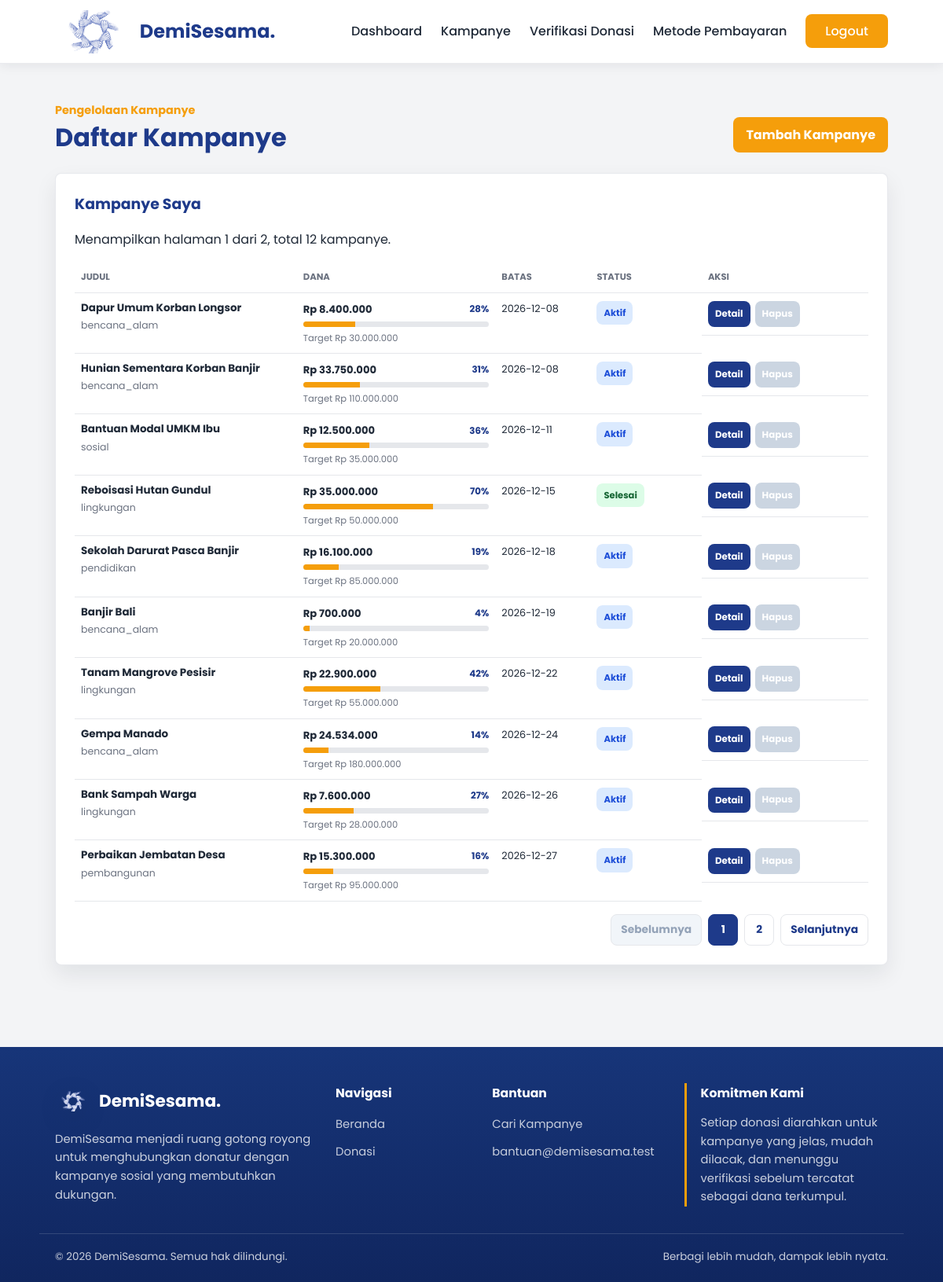
The page /admin/kampanye.php (signed in) on the database its author committed.
### tables this page shows
CREATE TABLE `kampanye` (
  `id_kampanye` int(11) NOT NULL AUTO_INCREMENT,
  `id_penyelenggara` int(11) NOT NULL,
  `judul_kampanye` varchar(100) NOT NULL,
  `kategori` varchar(50) NOT NULL,
  `lokasi` varchar(100) NOT NULL,
  `deskripsi` varchar(1000) NOT NULL,
  `target_dana` int(15) NOT NULL,
  `dana_terkumpul` int(15) NOT NULL DEFAULT 0,
  `batas_waktu` date NOT NULL,
  `gambar_poster` varchar(255) NOT NULL,
  `status` ENUM('active', 'completed') NOT NULL DEFAULT 'active',
  PRIMARY KEY (`id_kampanye`),
  KEY `id_penyelenggara` (`id_penyelenggara`),
  CONSTRAINT `kampanye_ibfk_1`
    FOREIGN KEY (`id_penyelenggara`)
    REFERENCES `penyelenggara` (`id_penyelenggara`)
    ON DELETE CASCADE
    ON UPDATE CASCADE
);

### components/path_helper.php (called while the page is built, shortened)
<?php
if (!function_exists('appBaseUrl')) {
    function appBaseUrl() {
        static $base_url = null;
        if ($base_url !== null) {
            return $base_url;
        }
        $document_root = realpath($_SERVER['DOCUMENT_ROOT'] ?? '');
        $project_root = realpath(dirname(__DIR__));
        if ($document_root && $project_root && strpos($project_root, $document_root) === 0) {
            $relative = trim(str_replace('\\', '/', substr($project_root, strlen($document_root))), '/');
            $base_url = '/' . ($relative !== '' ? $relative . '/' : '');
            return $base_url;
        }
        $script_name = str_replace('\\', '/', $_SERVER['SCRIPT_NAME'] ?? '/');
        $base_url = preg_replace('#/(admin|auth|pages)/[^/]*$#', '/', $script_name);
        $base_url = preg_replace('#/[^/]*$#', '/', $base_url);
        return $base_url ?: '/';
    }
}
if (!function_exists('url_for')) {
    function url_for($path = '') {
        $path = (string) $path;
        return appBaseUrl() . ltrim($path, '/');
    }
}
if (!function_exists('asset_url')) {
    function asset_url($path) {
        return url_for($path);
    }
}
if (!function_exists('current_page_path')) {
    function current_page_path() {
        $script_name = str_replace('\\', '/', $_SERVER['SCRIPT_NAME'] ?? '');
        $base_url = appBaseUrl();
        return ltrim(basename($script_name), '/');
    }
}
?>

### components/auth.php (called while the page is built, shortened)
<?php
require_once __DIR__ . "/donation_helper.php";
if (!function_exists('currentAdminId')) {
    function currentAdminId() {
        return (int) ($_SESSION['id_penyelenggara'] ?? 0);
    }
}
?>

### components/admin_service.php (called while the page is built, shortened)
<?php
require_once __DIR__ . "/donation_helper.php";
if (!function_exists('fetchAllAssoc')) {
    function fetchAllAssoc($result) {
        $rows = [];
        if ($result) {
            while ($row = mysqli_fetch_assoc($result)) {
                $rows[] = $row;
            }
        }
        return $rows;
    }
}
if (!function_exists('getManagedCampaigns')) {
    function getManagedCampaigns($conn, $id_penyelenggara, $limit = 0, $offset = 0) {
        $id_penyelenggara = (int) $id_penyelenggara;
        $sql = "SELECT
                k.*,
                COALESCE(COUNT(d.id_donasi), 0) AS total_donasi
             FROM kampanye k
             LEFT JOIN donasi d ON d.id_kampanye = k.id_kampanye
             WHERE k.id_penyelenggara = ?
             GROUP BY k.id_kampanye
             ORDER BY k.batas_waktu ASC, k.dana_terkumpul ASC";
        $limit = (int) $limit;
        $offset = max(0, (int) $offset);
        if ($limit > 0) {
            $sql .= " LIMIT ? OFFSET ?";
        }
        $stmt = mysqli_prepare($conn, $sql);
        if ($limit > 0) {
            mysqli_stmt_bind_param($stmt, "iii", $id_penyelenggara, $limit, $offset);
        } else {
            mysqli_stmt_bind_param($stmt, "i", $id_penyelenggara);
        }
        mysqli_stmt_execute($stmt);
        $rows = fetchAllAssoc(mysqli_stmt_get_result($stmt));
        return $rows;
    }
}
if (!function_exists('countManagedCampaigns')) {
    function countManagedCampaigns($conn, $id_penyelenggara) {
        $id_penyelenggara = (int) $id_penyelenggara;
        $stmt = mysqli_prepare($conn, "SELECT COUNT(*) AS total FROM kampanye WHERE id_penyelenggara = ?");
        mysqli_stmt_bind_param($stmt, "i", $id_penyelenggara);
        mysqli_stmt_execute($stmt);
        $result = mysqli_stmt_get_result($stmt);
        $row = $result ? mysqli_fetch_assoc($result) : null;
        return $row ? (int) $row['total'] : 0;
    }
}
?>

### components/donation_helper.php (called while the page is built, shortened)
<?php
require_once __DIR__ . "/path_helper.php";
if (!function_exists('e')) {
    function e($value) {
        return htmlspecialchars((string) $value, ENT_QUOTES, 'UTF-8');
    }
}
if (!function_exists('formatRupiah')) {
    function formatRupiah($value) {
        return "Rp " . number_format((float) $value, 0, ',', '.');
    }
}
if (!function_exists('isCampaignClosed')) {
    function isCampaignClosed($campaign) {
        $status = strtolower((string) ($campaign['status'] ?? ''));
        if (in_array($status, ['completed', 'rejected'], true)) {
            return true;
        }
        $target = (float) ($campaign['target_dana'] ?? 0);
        $collected = (float) ($campaign['dana_terkumpul'] ?? 0);
        if (!empty($campaign['batas_waktu'])) {
            $today = new DateTime('today');
            $deadline = new DateTime($campaign['batas_waktu']);
        }
        return false;
    }
}
?>

### admin/kampanye.php (the view, shortened to what this page needs)
<?php
require_once __DIR__ . "/../components/auth.php";
require_once __DIR__ . "/../components/admin_service.php";
$conn = $GLOBALS['conn'] ?? null;
$admin_id = currentAdminId();
$items_per_page = 10;
$current_page = filter_input(INPUT_GET, 'page', FILTER_VALIDATE_INT) ?: 1;
$current_page = max(1, $current_page);
$total_campaigns = countManagedCampaigns($conn, $admin_id);
$total_pages = max(1, (int) ceil($total_campaigns / $items_per_page));
$offset = ($current_page - 1) * $items_per_page;
$campaigns = getManagedCampaigns($conn, $admin_id, $items_per_page, $offset);
$current_page_query = $current_page > 1 ? '?page=' . $current_page : '';
?>
<!DOCTYPE html>
<html lang="id">
<head>
    <link rel="stylesheet" href="<?php echo asset_url('css/global.css?v=3'); ?>">
    <link rel="stylesheet" href="<?php echo asset_url('css/form.css?v=3'); ?>">
    <link rel="stylesheet" href="<?php echo asset_url('css/admin.css?v=3'); ?>">
</head>
<body>
    <?php include_once __DIR__ . "/../components/nav.php" ?>
    <main class="admin-page">
        <div class="container">
            <div class="admin-heading">
                <div>
                    <span>Pengelolaan Kampanye</span>
                    <h1>Daftar Kampanye</h1>
                </div>
                <a href="<?php echo url_for('admin/form-kampanye.php'); ?>" class="admin-primary-link">Tambah Kampanye</a>
            </div>
            <section class="admin-panel">
                <div class="admin-panel-head">
                    <div>
                        <h2>Kampanye Saya</h2>
                        <span>Menampilkan halaman <?php echo (int) $current_page; ?> dari <?php echo (int) $total_pages; ?>, total <?php echo (int) $total_campaigns; ?> kampanye.</span>
                    </div>
                </div>
                <div class="admin-table-wrap">
                    <table class="admin-table campaign-admin-table">
                        <colgroup>
                            <col class="campaign-title-col">
                            <col class="campaign-fund-col">
                            <col class="campaign-date-col">
                            <col class="campaign-status-col">
                            <col class="campaign-action-col">
                        </colgroup>
                        <thead>
                            <tr>
                                <th class="campaign-title-column">Judul</th>
                                <th class="campaign-fund-column">Dana</th>
                                <th class="campaign-date-column">Batas</th>
                                <th class="campaign-status-column">Status</th>
                                <th class="campaign-action-column">Aksi</th>
                            </tr>
                        </thead>
                        <tbody>
                            <?php foreach ($campaigns as $campaign): ?>
                                <?php
                                    $target = (float) $campaign['target_dana'];
                                    $collected = (float) $campaign['dana_terkumpul'];
                                    $progress = $target > 0 ? min(100, ($collected / $target) * 100) : 0;
                                    $raw_status = strtolower($campaign['status'] ?? 'active');
                                    $campaign_closed = isCampaignClosed($campaign);
                                    if ($campaign_closed || $raw_status === 'completed') {
                                        $display_status = 'Selesai';
                                        $display_status_class = 'completed';
                                    } else {
                                        $display_status = 'Aktif';
                                        $display_status_class = 'open';
                                    }
                                ?>
                                <tr>
                                    <td class="campaign-title-cell">
                                        <strong><?php echo e($campaign['judul_kampanye']); ?></strong>
                                        <span><?php echo e($campaign['kategori']); ?></span>
                                    </td>
                                    <td>
                                        <div class="campaign-fund-cell">
                                            <div class="campaign-fund-row">
                                                <strong><?php echo formatRupiah($collected); ?></strong>
                                                <span><?php echo (int) round($progress); ?>%</span>
                                            </div>
                                            <div class="campaign-fund-progress" aria-label="Progress <?php echo (int) round($progress); ?> persen">
                                                <span style="width: <?php echo e((string) $progress); ?>%;"></span>
                                            </div>
                                            <small>Target <?php echo formatRupiah($target); ?></small>
                                        </div>
                                    </td>
                                    <td><?php echo e($campaign['batas_waktu']); ?></td>
                                    <td>
                                        <span class="status-badge status-<?php echo e($display_status_class); ?>">
                                            <?php echo e($display_status); ?>
                                        </span>
                                    </td>
                                    <td class="admin-actions">
                                        <a href="<?php echo url_for('admin/detail-kampanye.php?id=' . (int) $campaign['id_kampanye'] . ($current_page > 1 ? '&page=' . $current_page : '')); ?>">Detail</a>
                                        <form method="POST" action="<?php echo url_for('admin/kampanye.php' . $current_page_query); ?>" onsubmit="return confirm('Hapus kampanye ini?');">
                                            <button type="submit" <?php echo (float) $campaign['dana_terkumpul'] >= 10000 ? 'disabled' : ''; ?>>Hapus</button>
                                        </form>
                                    </td>
                                </tr>
                            <?php endforeach; ?>
                        </tbody>
                    </table>
                </div>
                <?php if ($total_pages > 1): ?>
                    <nav class="admin-pagination" aria-label="Pagination kampanye">
                        <a class="<?php echo $current_page <= 1 ? 'is-disabled' : ''; ?>" href="<?php echo url_for('admin/kampanye.php' . ($current_page > 2 ? '?page=' . ($current_page - 1) : '')); ?>">Sebelumnya</a>
                        <?php for ($page_number = 1; $page_number <= $total_pages; $page_number++): ?>
                            <a class="<?php echo $page_number === $current_page ? 'is-active' : ''; ?>" href="<?php echo url_for('admin/kampanye.php' . ($page_number > 1 ? '?page=' . $page_number : '')); ?>">
                                <?php echo (int) $page_number; ?>
                            </a>
                        <?php endfor; ?>
                        <a class="<?php echo $current_page >= $total_pages ? 'is-disabled' : ''; ?>" href="<?php echo url_for('admin/kampanye.php?page=' . min($total_pages, $current_page + 1)); ?>">Selanjutnya</a>
                    </nav>
                <?php endif; ?>
            </section>
        </div>
    </main>
    <?php include_once __DIR__ . "/../components/footer.php" ?>
</body>
</html>

### CSS/global.css (style rules this page uses)
:root { --primary: #1E3A8A; --primary-hover: #3B82F6; --button: #F59E0B; --button-hover: #D97706; --bg-body: #F3F4F6; --white: #FFFFFF; --main-text: #1F2937; --text-desc: #6B7280; --border: #E5E7EB; --danger: #DC2626; --shadow-soft: 0 12px 28px rgba(15, 23, 42, 0.08); --shadow-hover: 0 18px 38px rgba(15, 23, 42, 0.14); }
* { margin: 0; padding: 0; box-sizing: border-box; font-family: 'Poppins', sans-serif; }
body { background-color: var(--bg-body); color: var(--main-text); line-height: 1.6; min-height: 100vh; }
.container { max-width: 1100px; margin: 0 auto; padding: 0 20px; }
a { text-decoration: none; }
nav a { color: var(--main-text); font-weight: 500; transition: color 0.25s ease, background-color 0.25s ease; }
html { scroll-behavior: smooth; }

### CSS/form.css (style rules this page uses)
.status-badge { display: inline-flex; align-items: center; min-height: 36px; padding: 8px 12px; border-radius: 8px; font-size: 0.82rem; font-weight: 700; letter-spacing: 0; background-color: #FEF3C7; color: #92400E; }
.status-completed { background-color: #DCFCE7; color: #166534; }

### rows shown on the page
kampanye: judul_kampanye "Dapur Umum Korban Longsor", kategori "bencana_alam", dana_terkumpul "Rp 8.400.000", progress "28", target_dana "Rp 30.000.000", batas_waktu "2026-12-08", status "Aktif"
kampanye: judul_kampanye "Hunian Sementara Korban Banjir", kategori "bencana_alam", dana_terkumpul "Rp 33.750.000", progress "31", target_dana "Rp 110.000.000", batas_waktu "2026-12-08", status "Aktif"
kampanye: judul_kampanye "Bantuan Modal UMKM Ibu", kategori "sosial", dana_terkumpul "Rp 12.500.000", progress "36", target_dana "Rp 35.000.000", batas_waktu "2026-12-11", status "Aktif"
kampanye: judul_kampanye "Reboisasi Hutan Gundul", kategori "lingkungan", dana_terkumpul "Rp 35.000.000", progress "70", target_dana "Rp 50.000.000", batas_waktu "2026-12-15", display_status "Selesai"
kampanye: judul_kampanye "Sekolah Darurat Pasca Banjir", kategori "pendidikan", dana_terkumpul "Rp 16.100.000", progress "19", target_dana "Rp 85.000.000", batas_waktu "2026-12-18", status "Aktif"
kampanye: judul_kampanye "Banjir Bali", kategori "bencana_alam", dana_terkumpul "Rp 700.000", progress "4", target_dana "Rp 20.000.000", batas_waktu "2026-12-19", status "Aktif"
kampanye: judul_kampanye "Tanam Mangrove Pesisir", kategori "lingkungan", dana_terkumpul "Rp 22.900.000", progress "42", target_dana "Rp 55.000.000", batas_waktu "2026-12-22", status "Aktif"
kampanye: judul_kampanye "Gempa Manado", kategori "bencana_alam", dana_terkumpul "Rp 24.534.000", progress "14", target_dana "Rp 180.000.000", batas_waktu "2026-12-24", status "Aktif"
kampanye: judul_kampanye "Bank Sampah Warga", kategori "lingkungan", dana_terkumpul "Rp 7.600.000", progress "27", target_dana "Rp 28.000.000", batas_waktu "2026-12-26", status "Aktif"
kampanye: judul_kampanye "Perbaikan Jembatan Desa", kategori "pembangunan", dana_terkumpul "Rp 15.300.000", progress "16", target_dana "Rp 95.000.000", batas_waktu "2026-12-27", status "Aktif"

### other values the page prints
$current_page "1"
$total_pages "2"
$total_campaigns "12"
